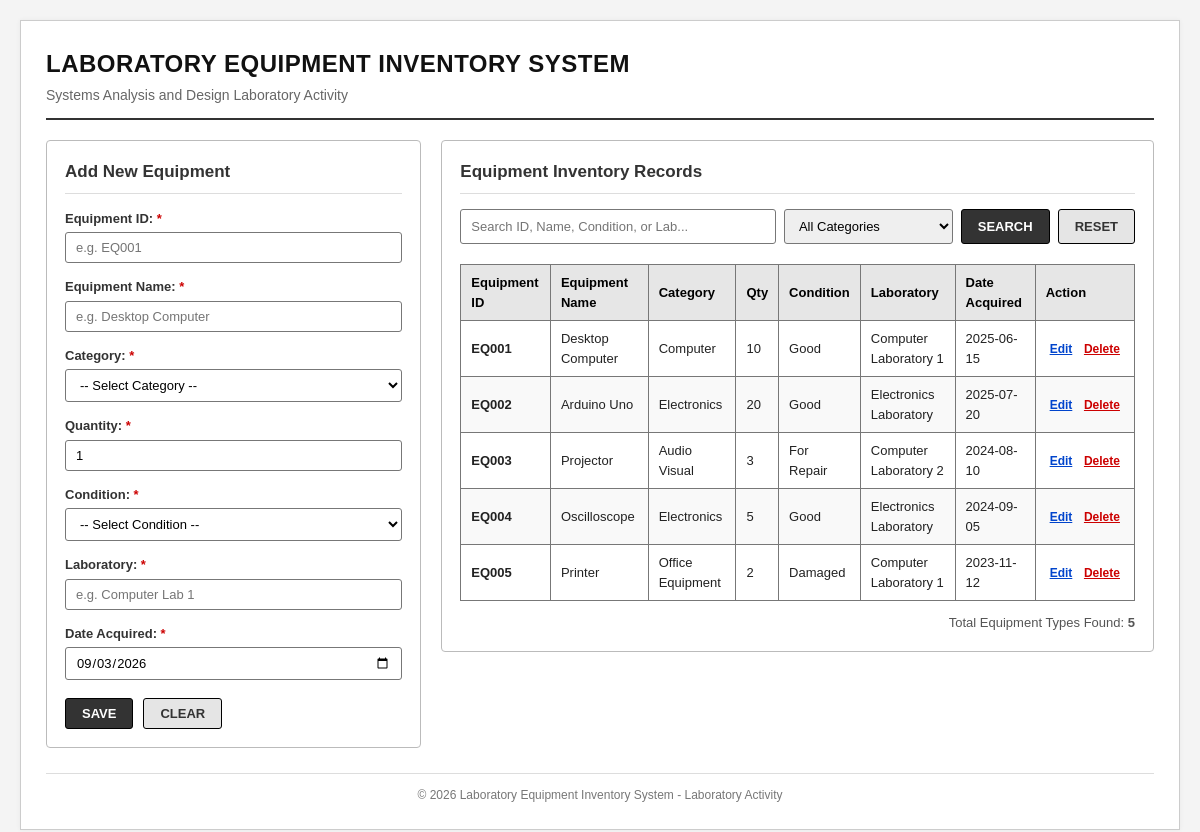
The page / on the database its author committed.
### tables this page shows
CREATE TABLE `equipment` (
    `equipment_id` VARCHAR(20) NOT NULL PRIMARY KEY,
    `equipment_name` VARCHAR(100) NOT NULL,
    `category` VARCHAR(50) NOT NULL,
    `quantity` INT NOT NULL DEFAULT 0,
    `condition` VARCHAR(30) NOT NULL,
    `laboratory` VARCHAR(100) NOT NULL,
    `date_acquired` DATE NOT NULL
);

### index.php (the view, shortened to what this page needs)
<?php
require_once 'config.php';
$edit_data = null;
$search           = isset($_GET['search']) ? trim($_GET['search']) : '';
$params = [];
$sql = "SELECT * FROM equipment";
$sql .= " ORDER BY equipment_id ASC";
$stmt = $pdo->prepare($sql);
$stmt->execute($params);
$records = $stmt->fetchAll();
?>
<!DOCTYPE html>
<html lang="en">
<head>
    <link rel="stylesheet" href="style.css">
</head>
<body>
<div class="container">
    <header class="header">
        <h1>LABORATORY EQUIPMENT INVENTORY SYSTEM</h1>
        <p>Systems Analysis and Design Laboratory Activity</p>
    </header>
    <div class="layout-grid">
        <div class="panel form-panel">
            <h2><?= $edit_data ? 'Edit Equipment' : 'Add New Equipment' ?></h2>
            <form action="index.php" method="POST">
                <div class="form-group">
                    <label for="equipment_id">Equipment ID: <span class="required">*</span></label>
                    <input type="text" id="equipment_id" name="equipment_id" value="<?= htmlspecialchars($edit_data['equipment_id'] ?? '') ?>" <?= $edit_data ? 'readonly' : 'required' ?> placeholder="e.g. EQ001">
                </div>
                <div class="form-group">
                    <label for="equipment_name">Equipment Name: <span class="required">*</span></label>
                    <input type="text" id="equipment_name" name="equipment_name" value="<?= htmlspecialchars($edit_data['equipment_name'] ?? '') ?>" required placeholder="e.g. Desktop Computer">
                </div>
                <div class="form-group">
                    <label for="category">Category: <span class="required">*</span></label>
                    <select id="category" name="category" required>
                        <option value="">-- Select Category --</option>
                    </select>
                </div>
                <div class="form-group">
                    <label for="quantity">Quantity: <span class="required">*</span></label>
                    <input type="number" id="quantity" name="quantity" value="<?= htmlspecialchars($edit_data['quantity'] ?? '1') ?>" min="0" required>
                </div>
                <div class="form-group">
                    <label for="condition">Condition: <span class="required">*</span></label>
                    <select id="condition" name="condition" required>
                        <option value="">-- Select Condition --</option>
                    </select>
                </div>
                <div class="form-group">
                    <label for="laboratory">Laboratory: <span class="required">*</span></label>
                    <input type="text" id="laboratory" name="laboratory" value="<?= htmlspecialchars($edit_data['laboratory'] ?? '') ?>" required placeholder="e.g. Computer Lab 1">
                </div>
                <div class="form-group">
                    <label for="date_acquired">Date Acquired: <span class="required">*</span></label>
                    <input type="date" id="date_acquired" name="date_acquired" value="<?= htmlspecialchars($edit_data['date_acquired'] ?? date('Y-m-d')) ?>" required>
                </div>
                <div class="form-buttons">
                    <?php if ($edit_data): ?>
                        <button type="submit" name="update_equipment" class="btn btn-primary">UPDATE</button>
                        <a href="index.php" class="btn btn-secondary">CANCEL</a>
                    <?php else: ?>
                        <button type="submit" name="add_equipment" class="btn btn-primary">SAVE</button>
                        <button type="reset" class="btn btn-secondary">CLEAR</button>
                    <?php endif; ?>
                </div>
            </form>
        </div>
        <div class="panel table-panel">
            <h2>Equipment Inventory Records</h2>
            <form action="index.php" method="GET" class="search-form">
                <div class="search-row">
                    <input type="text" name="search" value="<?= htmlspecialchars($search) ?>" placeholder="Search ID, Name, Condition, or Lab...">
                    <select name="category">
                        <option value="">All Categories</option>
                    </select>
                    <button type="submit" class="btn btn-search">SEARCH</button>
                    <a href="index.php" class="btn btn-reset">RESET</a>
                </div>
            </form>
            <div class="table-wrapper">
                <table class="inventory-table">
                    <thead>
                        <tr>
                            <th>Equipment ID</th>
                            <th>Equipment Name</th>
                            <th>Category</th>
                            <th>Qty</th>
                            <th>Condition</th>
                            <th>Laboratory</th>
                            <th>Date Acquired</th>
                            <th>Action</th>
                        </tr>
                    </thead>
                    <tbody>
                        <?php if (count($records) > 0): ?>
                            <?php foreach ($records as $row): ?>
                                <tr>
                                    <td><strong><?= htmlspecialchars($row['equipment_id']) ?></strong></td>
                                    <td><?= htmlspecialchars($row['equipment_name']) ?></td>
                                    <td><?= htmlspecialchars($row['category']) ?></td>
                                    <td class="text-center"><?= (int)$row['quantity'] ?></td>
                                    <td><?= htmlspecialchars($row['condition']) ?></td>
                                    <td><?= htmlspecialchars($row['laboratory']) ?></td>
                                    <td><?= htmlspecialchars($row['date_acquired']) ?></td>
                                    <td class="action-cell">
                                        <a href="index.php?edit=<?= urlencode($row['equipment_id']) ?>" class="btn-action edit">Edit</a>
                                        <a href="index.php?delete=<?= urlencode($row['equipment_id']) ?>" class="btn-action delete" onclick="return confirm('Are you sure you want to delete this equipment record?')">Delete</a>
                                    </td>
                                </tr>
                            <?php endforeach; ?>
                        <?php else: ?>
                            <tr>
                                <td colspan="8" class="no-records">No equipment records found.</td>
                            </tr>
                        <?php endif; ?>
                    </tbody>
                </table>
            </div>
            <div class="record-summary">
                Total Equipment Types Found: <strong><?= count($records) ?></strong>
            </div>
        </div>
    </div>
    <footer class="footer">
        <p>&copy; <?= date('Y') ?> Laboratory Equipment Inventory System - Laboratory Activity</p>
    </footer>
</div>
</body>
</html>

### style.css (style rules this page uses)
* { box-sizing: border-box; margin: 0; padding: 0; }
body { font-family: Arial, Helvetica, sans-serif; background-color: #f4f4f4; color: #222222; line-height: 1.5; padding: 20px; }
.container { max-width: 1200px; margin: 0 auto; background: #ffffff; padding: 25px; border: 1px solid #cccccc; box-shadow: 0 0 5px rgba(0,0,0,0.05); }
.header { border-bottom: 2px solid #333333; padding-bottom: 12px; margin-bottom: 20px; }
.header h1 { font-size: 24px; color: #111111; text-transform: uppercase; letter-spacing: 0.5px; }
.header p { font-size: 14px; color: #666666; margin-top: 3px; }
.layout-grid { display: flex; gap: 20px; align-items: flex-start; }
.panel { background: #ffffff; border: 1px solid #bbbbbb; padding: 18px; border-radius: 4px; }
.form-panel { flex: 1; min-width: 300px; }
.table-panel { flex: 2; min-width: 500px; }
.panel h2 { font-size: 17px; border-bottom: 1px solid #dddddd; padding-bottom: 8px; margin-bottom: 15px; color: #333333; }
.form-group { margin-bottom: 14px; }
.form-group label { display: block; font-size: 13px; font-weight: bold; color: #333333; margin-bottom: 4px; }
.required { color: #cc0000; }
.form-group input, .form-group select { width: 100%; padding: 7px 10px; font-size: 13px; border: 1px solid #777777; border-radius: 3px; font-family: inherit; background-color: #ffffff; }
.form-buttons { display: flex; gap: 10px; margin-top: 18px; }
.btn { display: inline-block; padding: 7px 16px; font-size: 13px; font-weight: bold; border: 1px solid #000000; text-decoration: none; cursor: pointer; border-radius: 3px; font-family: inherit; text-align: center; }
.btn-primary { background-color: #333333; color: #ffffff; }
.btn-secondary { background-color: #e5e5e5; color: #333333; }
.btn-search { background-color: #333333; color: #ffffff; }
.btn-reset { background-color: #e5e5e5; color: #333333; }
.search-form { margin-bottom: 15px; }
.search-row { display: flex; gap: 8px; flex-wrap: wrap; }
.search-row input, .search-row select { padding: 6px 10px; font-size: 13px; border: 1px solid #777777; border-radius: 3px; font-family: inherit; }
.search-row input { flex: 2; min-width: 160px; }
.search-row select { flex: 1; min-width: 120px; }
.table-wrapper { overflow-x: auto; }
.inventory-table { width: 100%; border-collapse: collapse; margin-top: 5px; font-size: 13px; }
.inventory-table th, .inventory-table td { border: 1px solid #777777; padding: 8px 10px; text-align: left; }
.inventory-table th { background-color: #e6e6e6; color: #000000; font-weight: bold; }
.inventory-table tr:nth-child(even) { background-color: #f9f9f9; }
.text-center { text-align: center; }
.action-cell { white-space: nowrap; text-align: center; }
.btn-action { font-size: 12px; font-weight: bold; text-decoration: underline; margin: 0 4px; }
.btn-action.edit { color: #0044cc; }
.btn-action.delete { color: #cc0000; }
.record-summary { margin-top: 12px; font-size: 13px; color: #555555; text-align: right; }
.footer { margin-top: 25px; padding-top: 12px; border-top: 1px solid #dddddd; text-align: center; font-size: 12px; color: #777777; }

### rows shown on the page
equipment: equipment_id "EQ001", equipment_name "Desktop Computer", category "Computer", quantity "10", condition "Good", laboratory "Computer Laboratory 1", date_acquired "2025-06-15"
equipment: equipment_id "EQ002", equipment_name "Arduino Uno", category "Electronics", quantity "20", condition "Good", laboratory "Electronics Laboratory", date_acquired "2025-07-20"
equipment: equipment_id "EQ003", equipment_name "Projector", category "Audio Visual", quantity "3", condition "For Repair", laboratory "Computer Laboratory 2", date_acquired "2024-08-10"
equipment: equipment_id "EQ004", equipment_name "Oscilloscope", category "Electronics", quantity "5", condition "Good", laboratory "Electronics Laboratory", date_acquired "2024-09-05"
equipment: equipment_id "EQ005", equipment_name "Printer", category "Office Equipment", quantity "2", condition "Damaged", laboratory "Computer Laboratory 1", date_acquired "2023-11-12"

### other values the page prints
count($records) "5"
